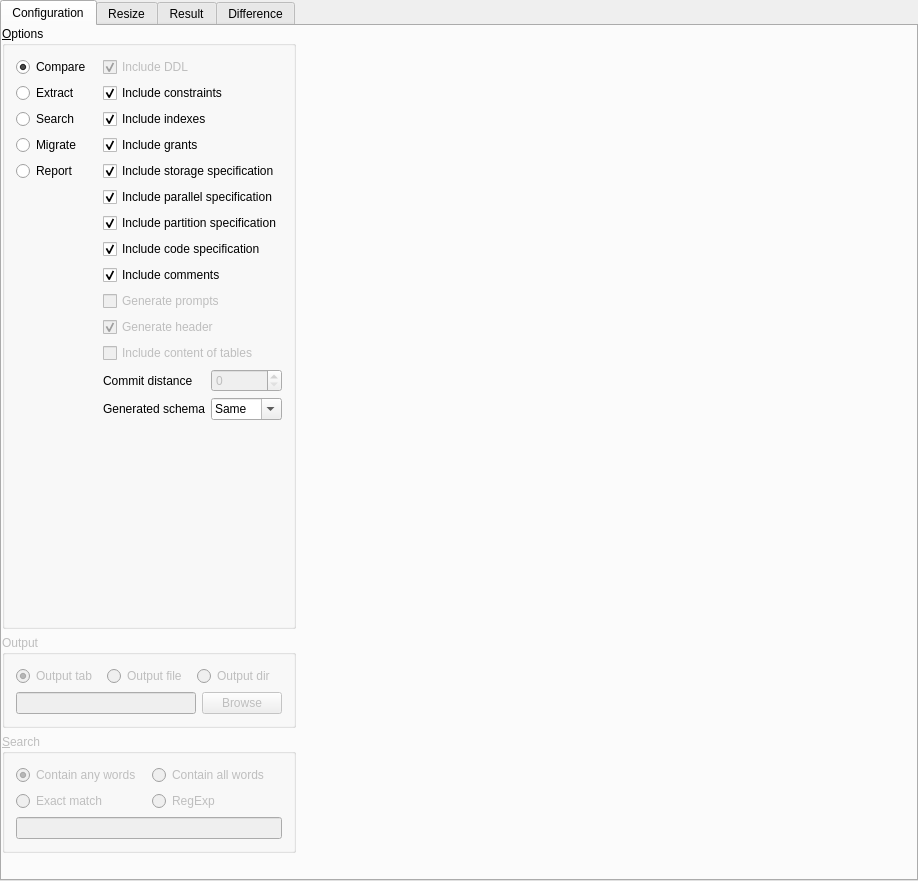
<ui version="4.0" >
 <class>toScriptUI</class>
 <widget class="QWidget" name="toScriptUI" >
  <property name="geometry" >
   <rect>
    <x>0</x>
    <y>0</y>
    <width>918</width>
    <height>881</height>
   </rect>
  </property>
  <property name="sizePolicy" >
   <sizepolicy vsizetype="Preferred" hsizetype="Minimum" >
    <horstretch>0</horstretch>
    <verstretch>0</verstretch>
   </sizepolicy>
  </property>
  <property name="windowTitle" >
   <string/>
  </property>
  <widget class="QTabWidget" name="Tabs" >
   <property name="geometry" >
    <rect>
     <x>0</x>
     <y>0</y>
     <width>918</width>
     <height>881</height>
    </rect>
   </property>
   <property name="currentIndex" >
    <number>0</number>
   </property>
   <widget class="QWidget" name="tab" >
    <property name="geometry" >
     <rect>
      <x>0</x>
      <y>0</y>
      <width>906</width>
      <height>837</height>
     </rect>
    </property>
    <property name="sizePolicy" >
     <sizepolicy vsizetype="Expanding" hsizetype="Expanding" >
      <horstretch>0</horstretch>
      <verstretch>0</verstretch>
     </sizepolicy>
    </property>
    <attribute name="title" >
     <string>Configuration</string>
    </attribute>
    <widget class="QWidget" native="1" name="confContainer" >
     <property name="geometry" >
      <rect>
       <x>0</x>
       <y>0</y>
       <width>453</width>
       <height>827</height>
      </rect>
     </property>
     <layout class="QGridLayout" >
      <item row="0" column="0" >
       <widget class="QGroupBox" name="ModeGroup" >
        <property name="title" >
         <string>&amp;Options</string>
        </property>
        <layout class="QGridLayout" >
         <property name="margin" >
          <number>11</number>
         </property>
         <property name="spacing" >
          <number>6</number>
         </property>
         <item row="0" column="0" >
          <widget class="QRadioButton" name="Compare" >
           <property name="toolTip" >
            <string>Compare two databases or schemas</string>
           </property>
           <property name="text" >
            <string>Compare</string>
           </property>
           <property name="checked" >
            <bool>true</bool>
           </property>
           <property name="buttonGroupId" stdset="0" >
            <number>0</number>
           </property>
          </widget>
         </item>
         <item row="1" column="0" >
          <widget class="QRadioButton" name="Extract" >
           <property name="toolTip" >
            <string>Extract script to recreate database objects.</string>
           </property>
           <property name="text" >
            <string>Extract</string>
           </property>
           <property name="checked" >
            <bool>false</bool>
           </property>
           <property name="buttonGroupId" stdset="0" >
            <number>1</number>
           </property>
          </widget>
         </item>
         <item row="7" column="2" colspan="2" >
          <widget class="QCheckBox" name="IncludeCode" >
           <property name="text" >
            <string>Include code specification</string>
           </property>
           <property name="checked" >
            <bool>true</bool>
           </property>
           <property name="buttonGroupId" stdset="0" >
            <number>10</number>
           </property>
          </widget>
         </item>
         <item row="4" column="2" colspan="2" >
          <widget class="QCheckBox" name="IncludeStorage" >
           <property name="text" >
            <string>Include storage specification</string>
           </property>
           <property name="checked" >
            <bool>true</bool>
           </property>
           <property name="buttonGroupId" stdset="0" >
            <number>10</number>
           </property>
          </widget>
         </item>
         <item row="5" column="2" colspan="2" >
          <widget class="QCheckBox" name="IncludeParallell" >
           <property name="text" >
            <string>Include parallel specification</string>
           </property>
           <property name="checked" >
            <bool>true</bool>
           </property>
           <property name="buttonGroupId" stdset="0" >
            <number>10</number>
           </property>
          </widget>
         </item>
         <item row="6" column="2" colspan="2" >
          <widget class="QCheckBox" name="IncludePartition" >
           <property name="text" >
            <string>Include partition specification</string>
           </property>
           <property name="checked" >
            <bool>true</bool>
           </property>
           <property name="buttonGroupId" stdset="0" >
            <number>10</number>
           </property>
          </widget>
         </item>
         <item row="2" column="2" colspan="2" >
          <widget class="QCheckBox" name="IncludeIndexes" >
           <property name="text" >
            <string>Include indexes</string>
           </property>
           <property name="checked" >
            <bool>true</bool>
           </property>
           <property name="buttonGroupId" stdset="0" >
            <number>10</number>
           </property>
          </widget>
         </item>
         <item row="8" column="2" colspan="2" >
          <widget class="QCheckBox" name="IncludeComment" >
           <property name="enabled" >
            <bool>true</bool>
           </property>
           <property name="text" >
            <string>Include comments</string>
           </property>
           <property name="checked" >
            <bool>true</bool>
           </property>
           <property name="buttonGroupId" stdset="0" >
            <number>10</number>
           </property>
          </widget>
         </item>
         <item row="3" column="2" colspan="2" >
          <widget class="QCheckBox" name="IncludeGrants" >
           <property name="text" >
            <string>Include grants</string>
           </property>
           <property name="checked" >
            <bool>true</bool>
           </property>
           <property name="buttonGroupId" stdset="0" >
            <number>10</number>
           </property>
          </widget>
         </item>
         <item row="1" column="2" colspan="2" >
          <widget class="QCheckBox" name="IncludeConstraints" >
           <property name="text" >
            <string>Include constraints</string>
           </property>
           <property name="checked" >
            <bool>true</bool>
           </property>
           <property name="buttonGroupId" stdset="0" >
            <number>10</number>
           </property>
          </widget>
         </item>
         <item row="0" column="2" colspan="2" >
          <widget class="QCheckBox" name="IncludeDDL" >
           <property name="enabled" >
            <bool>false</bool>
           </property>
           <property name="text" >
            <string>Include DDL</string>
           </property>
           <property name="checked" >
            <bool>true</bool>
           </property>
           <property name="buttonGroupId" stdset="0" >
            <number>10</number>
           </property>
          </widget>
         </item>
         <item row="2" column="0" >
          <widget class="QRadioButton" name="Search" >
           <property name="text" >
            <string>Search</string>
           </property>
           <property name="buttonGroupId" stdset="0" >
            <number>3</number>
           </property>
          </widget>
         </item>
         <item rowspan="15" row="0" column="1" >
          <widget class="Line" name="Line3" />
         </item>
         <item rowspan="10" row="5" column="0" >
          <spacer>
           <property name="orientation" >
            <enum>Qt::Vertical</enum>
           </property>
           <property name="sizeType" >
            <enum>QSizePolicy::Expanding</enum>
           </property>
           <property name="sizeHint" stdset="0" >
            <size>
             <width>20</width>
             <height>20</height>
            </size>
           </property>
          </spacer>
         </item>
         <item row="3" column="0" >
          <widget class="QRadioButton" name="Migrate" >
           <property name="enabled" >
            <bool>true</bool>
           </property>
           <property name="toolTip" >
            <string>Create database scripts to convert schema or database from source to destination</string>
           </property>
           <property name="text" >
            <string>Migrate</string>
           </property>
           <property name="checked" >
            <bool>false</bool>
           </property>
           <property name="buttonGroupId" stdset="0" >
            <number>2</number>
           </property>
          </widget>
         </item>
         <item row="4" column="0" >
          <widget class="QRadioButton" name="Report" >
           <property name="enabled" >
            <bool>true</bool>
           </property>
           <property name="toolTip" >
            <string>Create database scripts to convert schema or database from source to destination</string>
           </property>
           <property name="text" >
            <string>Report</string>
           </property>
           <property name="checked" >
            <bool>false</bool>
           </property>
           <property name="buttonGroupId" stdset="0" >
            <number>4</number>
           </property>
          </widget>
         </item>
         <item row="9" column="2" colspan="2" >
          <widget class="QCheckBox" name="IncludePrompt" >
           <property name="enabled" >
            <bool>false</bool>
           </property>
           <property name="focusPolicy" >
            <enum>Qt::NoFocus</enum>
           </property>
           <property name="toolTip" >
            <string>Generate prompts to display progress in SQLPlus</string>
           </property>
           <property name="text" >
            <string>Generate prompts</string>
           </property>
           <property name="checked" >
            <bool>false</bool>
           </property>
           <property name="buttonGroupId" stdset="0" >
            <number>10</number>
           </property>
          </widget>
         </item>
         <item row="14" column="2" >
          <spacer>
           <property name="orientation" >
            <enum>Qt::Vertical</enum>
           </property>
           <property name="sizeType" >
            <enum>QSizePolicy::Expanding</enum>
           </property>
           <property name="sizeHint" stdset="0" >
            <size>
             <width>20</width>
             <height>20</height>
            </size>
           </property>
          </spacer>
         </item>
         <item row="10" column="2" colspan="2" >
          <widget class="QCheckBox" name="IncludeHeader" >
           <property name="enabled" >
            <bool>false</bool>
           </property>
           <property name="toolTip" >
            <string>Generate header at the top of the script</string>
           </property>
           <property name="text" >
            <string>Generate header</string>
           </property>
           <property name="checked" >
            <bool>true</bool>
           </property>
           <property name="buttonGroupId" stdset="0" >
            <number>10</number>
           </property>
          </widget>
         </item>
         <item row="13" column="3" >
          <widget class="QComboBox" name="Schema" >
           <property name="editable" >
            <bool>true</bool>
           </property>
           <property name="duplicatesEnabled" >
            <bool>false</bool>
           </property>
           <item>
            <property name="text" >
             <string>Same</string>
            </property>
           </item>
           <item>
            <property name="text" >
             <string>None</string>
            </property>
           </item>
          </widget>
         </item>
         <item row="13" column="2" >
          <widget class="QLabel" name="TextLabel3" >
           <property name="toolTip" >
            <string>Select the schema to generate in script</string>
           </property>
           <property name="text" >
            <string>Generated schema</string>
           </property>
           <property name="wordWrap" >
            <bool>false</bool>
           </property>
          </widget>
         </item>
         <item row="11" column="2" colspan="2" >
          <widget class="QCheckBox" name="IncludeContent" >
           <property name="enabled" >
            <bool>false</bool>
           </property>
           <property name="focusPolicy" >
            <enum>Qt::NoFocus</enum>
           </property>
           <property name="text" >
            <string>Include content of tables</string>
           </property>
           <property name="checked" >
            <bool>false</bool>
           </property>
           <property name="buttonGroupId" stdset="0" >
            <number>10</number>
           </property>
          </widget>
         </item>
         <item row="12" column="2" >
          <widget class="QLabel" name="TextLabel1_3" >
           <property name="toolTip" >
            <string>The number of insertstatements to make between each commit (0 means whole table)</string>
           </property>
           <property name="text" >
            <string>Commit distance</string>
           </property>
           <property name="wordWrap" >
            <bool>false</bool>
           </property>
          </widget>
         </item>
         <item row="12" column="3" >
          <widget class="QSpinBox" name="CommitDistance" >
           <property name="enabled" >
            <bool>false</bool>
           </property>
           <property name="maximum" >
            <number>1000000</number>
           </property>
          </widget>
         </item>
        </layout>
       </widget>
      </item>
      <item rowspan="3" row="0" column="1" >
       <widget class="toScriptSchemaWidget" native="1" name="Source" />
      </item>
      <item rowspan="3" row="0" column="2" >
       <widget class="toScriptSchemaWidget" native="1" name="Destination" />
      </item>
      <item row="1" column="0" >
       <widget class="QGroupBox" name="OutputGroup" >
        <property name="enabled" >
         <bool>false</bool>
        </property>
        <property name="title" >
         <string>Output</string>
        </property>
        <layout class="QGridLayout" >
         <property name="margin" >
          <number>11</number>
         </property>
         <property name="spacing" >
          <number>6</number>
         </property>
         <item row="0" column="0" >
          <widget class="QRadioButton" name="OutputTab" >
           <property name="text" >
            <string>Output tab</string>
           </property>
           <property name="checked" >
            <bool>true</bool>
           </property>
           <property name="buttonGroupId" stdset="0" >
            <number>1</number>
           </property>
          </widget>
         </item>
         <item row="0" column="2" >
          <widget class="QRadioButton" name="OutputDir" >
           <property name="focusPolicy" >
            <enum>Qt::NoFocus</enum>
           </property>
           <property name="toolTip" >
            <string>Output to directory so that each object is placed in a different file.</string>
           </property>
           <property name="text" >
            <string>Output dir</string>
           </property>
           <property name="buttonGroupId" stdset="0" >
            <number>3</number>
           </property>
          </widget>
         </item>
         <item row="0" column="1" >
          <widget class="QRadioButton" name="OutputFile" >
           <property name="focusPolicy" >
            <enum>Qt::NoFocus</enum>
           </property>
           <property name="text" >
            <string>Output file</string>
           </property>
          </widget>
         </item>
         <item row="1" column="0" colspan="3" >
          <layout class="QHBoxLayout" >
           <property name="spacing" >
            <number>6</number>
           </property>
           <property name="margin" >
            <number>0</number>
           </property>
           <item>
            <widget class="QLineEdit" name="Filename" >
             <property name="enabled" >
              <bool>false</bool>
             </property>
            </widget>
           </item>
           <item>
            <widget class="QPushButton" name="Browse" >
             <property name="enabled" >
              <bool>false</bool>
             </property>
             <property name="text" >
              <string>Browse</string>
             </property>
            </widget>
           </item>
          </layout>
         </item>
        </layout>
       </widget>
      </item>
      <item row="2" column="0" >
       <widget class="QGroupBox" name="SearchGroup" >
        <property name="enabled" >
         <bool>false</bool>
        </property>
        <property name="title" >
         <string>&amp;Search</string>
        </property>
        <layout class="QGridLayout" >
         <property name="margin" >
          <number>11</number>
         </property>
         <property name="spacing" >
          <number>6</number>
         </property>
         <item row="2" column="0" colspan="2" >
          <widget class="QLineEdit" name="SearchWord" />
         </item>
         <item row="0" column="0" >
          <widget class="QRadioButton" name="AnyWords" >
           <property name="text" >
            <string>Contain any words</string>
           </property>
           <property name="checked" >
            <bool>true</bool>
           </property>
           <property name="buttonGroupId" stdset="0" >
            <number>2</number>
           </property>
          </widget>
         </item>
         <item row="0" column="1" >
          <widget class="QRadioButton" name="AllWords" >
           <property name="focusPolicy" >
            <enum>Qt::NoFocus</enum>
           </property>
           <property name="text" >
            <string>Contain all words</string>
           </property>
           <property name="checked" >
            <bool>false</bool>
           </property>
           <property name="buttonGroupId" stdset="0" >
            <number>1</number>
           </property>
          </widget>
         </item>
         <item row="1" column="1" >
          <widget class="QRadioButton" name="RegExp" >
           <property name="focusPolicy" >
            <enum>Qt::NoFocus</enum>
           </property>
           <property name="text" >
            <string>RegExp</string>
           </property>
           <property name="checked" >
            <bool>false</bool>
           </property>
           <property name="buttonGroupId" stdset="0" >
            <number>3</number>
           </property>
          </widget>
         </item>
         <item row="1" column="0" >
          <widget class="QRadioButton" name="ExactMatch" >
           <property name="focusPolicy" >
            <enum>Qt::NoFocus</enum>
           </property>
           <property name="text" >
            <string>Exact match</string>
           </property>
           <property name="buttonGroupId" stdset="0" >
            <number>4</number>
           </property>
          </widget>
         </item>
        </layout>
       </widget>
      </item>
     </layout>
    </widget>
   </widget>
   <widget class="QWidget" name="ResizeTab" >
    <property name="geometry" >
     <rect>
      <x>0</x>
      <y>0</y>
      <width>906</width>
      <height>837</height>
     </rect>
    </property>
    <attribute name="title" >
     <string>Resize</string>
    </attribute>
    <layout class="QGridLayout" >
     <property name="margin" >
      <number>11</number>
     </property>
     <property name="spacing" >
      <number>6</number>
     </property>
     <item row="0" column="0" >
      <widget class="QGroupBox" name="ButtonGroup2_2" >
       <property name="sizePolicy" >
        <sizepolicy vsizetype="Maximum" hsizetype="Preferred" >
         <horstretch>0</horstretch>
         <verstretch>0</verstretch>
        </sizepolicy>
       </property>
       <property name="title" >
        <string>Script Resize</string>
       </property>
       <layout class="QGridLayout" >
        <property name="margin" >
         <number>11</number>
        </property>
        <property name="spacing" >
         <number>6</number>
        </property>
        <item row="0" column="0" >
         <widget class="QRadioButton" name="DontResize" >
          <property name="text" >
           <string>Don't resize</string>
          </property>
          <property name="checked" >
           <bool>true</bool>
          </property>
         </widget>
        </item>
        <item row="0" column="1" >
         <widget class="QRadioButton" name="AutoResize" >
          <property name="text" >
           <string>Auto resize</string>
          </property>
         </widget>
        </item>
        <item row="0" column="2" >
         <widget class="QRadioButton" name="CustomResize" >
          <property name="text" >
           <string>Custom resize</string>
          </property>
         </widget>
        </item>
       </layout>
      </widget>
     </item>
     <item row="1" column="0" >
      <widget class="QFrame" name="Frame4" >
       <property name="enabled" >
        <bool>false</bool>
       </property>
       <property name="frameShape" >
        <enum>QFrame::NoFrame</enum>
       </property>
       <property name="frameShadow" >
        <enum>QFrame::Plain</enum>
       </property>
       <layout class="QGridLayout" >
        <property name="margin" >
         <number>11</number>
        </property>
        <property name="spacing" >
         <number>6</number>
        </property>
        <item row="3" column="0" >
         <spacer>
          <property name="orientation" >
           <enum>Qt::Vertical</enum>
          </property>
          <property name="sizeType" >
           <enum>QSizePolicy::Expanding</enum>
          </property>
          <property name="sizeHint" stdset="0" >
           <size>
            <width>20</width>
            <height>20</height>
           </size>
          </property>
         </spacer>
        </item>
        <item rowspan="4" row="0" column="2" colspan="2" >
         <widget class="toTreeWidget" name="Sizes" >
          <property name="allColumnsShowFocus" >
           <bool>true</bool>
          </property>
          <column>
           <property name="text" >
            <string>Limit</string>
           </property>
          </column>
          <column>
           <property name="text" >
            <string>Initial</string>
           </property>
          </column>
          <column>
           <property name="text" >
            <string>Next</string>
           </property>
          </column>
         </widget>
        </item>
        <item row="0" column="0" colspan="2" >
         <widget class="toFilesize" native="1" name="Limit" >
          <property name="focusPolicy" >
           <enum>Qt::TabFocus</enum>
          </property>
         </widget>
        </item>
        <item row="1" column="0" colspan="2" >
         <widget class="toFilesize" native="1" name="Initial" >
          <property name="focusPolicy" >
           <enum>Qt::TabFocus</enum>
          </property>
         </widget>
        </item>
        <item row="2" column="0" colspan="2" >
         <widget class="toFilesize" native="1" name="Next" >
          <property name="focusPolicy" >
           <enum>Qt::TabFocus</enum>
          </property>
         </widget>
        </item>
        <item row="4" column="1" >
         <widget class="QPushButton" name="AddButton" >
          <property name="sizePolicy" >
           <sizepolicy vsizetype="Fixed" hsizetype="Fixed" >
            <horstretch>0</horstretch>
            <verstretch>0</verstretch>
           </sizepolicy>
          </property>
          <property name="text" >
           <string>&amp;Add</string>
          </property>
          <property name="default" >
           <bool>true</bool>
          </property>
         </widget>
        </item>
        <item row="4" column="3" >
         <widget class="QPushButton" name="Remove" >
          <property name="sizePolicy" >
           <sizepolicy vsizetype="Fixed" hsizetype="Fixed" >
            <horstretch>0</horstretch>
            <verstretch>0</verstretch>
           </sizepolicy>
          </property>
          <property name="text" >
           <string>&amp;Remove</string>
          </property>
         </widget>
        </item>
        <item row="4" column="0" >
         <spacer>
          <property name="orientation" >
           <enum>Qt::Horizontal</enum>
          </property>
          <property name="sizeType" >
           <enum>QSizePolicy::Minimum</enum>
          </property>
          <property name="sizeHint" stdset="0" >
           <size>
            <width>20</width>
            <height>20</height>
           </size>
          </property>
         </spacer>
        </item>
        <item row="4" column="2" >
         <spacer>
          <property name="orientation" >
           <enum>Qt::Horizontal</enum>
          </property>
          <property name="sizeType" >
           <enum>QSizePolicy::Expanding</enum>
          </property>
          <property name="sizeHint" stdset="0" >
           <size>
            <width>20</width>
            <height>20</height>
           </size>
          </property>
         </spacer>
        </item>
       </layout>
      </widget>
     </item>
    </layout>
   </widget>
   <widget class="QWidget" name="ResultTab" >
    <property name="geometry" >
     <rect>
      <x>0</x>
      <y>0</y>
      <width>906</width>
      <height>837</height>
     </rect>
    </property>
    <attribute name="title" >
     <string>Result</string>
    </attribute>
   </widget>
   <widget class="QWidget" name="DifferenceTab" >
    <property name="geometry" >
     <rect>
      <x>0</x>
      <y>0</y>
      <width>906</width>
      <height>837</height>
     </rect>
    </property>
    <attribute name="title" >
     <string>Difference</string>
    </attribute>
   </widget>
  </widget>
 </widget>
 <customwidgets>
  <customwidget>
   <class>toTreeWidget</class>
   <extends>QTreeWidget</extends>
   <header>core/totreewidget.h</header>
  </customwidget>
  <customwidget>
   <class>toFilesize</class>
   <extends>QWidget</extends>
   <header>tools/tofilesize.h</header>
  </customwidget>
  <customwidget>
   <class>toScriptSchemaWidget</class>
   <extends>QWidget</extends>
   <header>tools/toscriptschemawidget.h</header>
   <container>1</container>
  </customwidget>
 </customwidgets>
 <tabstops>
  <tabstop>Tabs</tabstop>
  <tabstop>Compare</tabstop>
  <tabstop>IncludeDDL</tabstop>
  <tabstop>IncludeConstraints</tabstop>
  <tabstop>IncludeIndexes</tabstop>
  <tabstop>IncludeGrants</tabstop>
  <tabstop>IncludeStorage</tabstop>
  <tabstop>IncludeParallell</tabstop>
  <tabstop>IncludePartition</tabstop>
  <tabstop>IncludeCode</tabstop>
  <tabstop>IncludeComment</tabstop>
  <tabstop>IncludeContent</tabstop>
  <tabstop>IncludePrompt</tabstop>
  <tabstop>IncludeHeader</tabstop>
  <tabstop>Schema</tabstop>
  <tabstop>OutputTab</tabstop>
  <tabstop>Filename</tabstop>
  <tabstop>Browse</tabstop>
  <tabstop>AnyWords</tabstop>
  <tabstop>SearchWord</tabstop>
  <tabstop>OutputFile</tabstop>
  <tabstop>DontResize</tabstop>
  <tabstop>AutoResize</tabstop>
  <tabstop>CustomResize</tabstop>
  <tabstop>Limit</tabstop>
  <tabstop>Initial</tabstop>
  <tabstop>Next</tabstop>
  <tabstop>Sizes</tabstop>
  <tabstop>AddButton</tabstop>
  <tabstop>Remove</tabstop>
  <tabstop>ExactMatch</tabstop>
  <tabstop>RegExp</tabstop>
  <tabstop>Extract</tabstop>
  <tabstop>Migrate</tabstop>
  <tabstop>AllWords</tabstop>
  <tabstop>OutputDir</tabstop>
 </tabstops>
 <resources/>
 <connections>
  <connection>
   <sender>CustomResize</sender>
   <signal>toggled(bool)</signal>
   <receiver>Frame4</receiver>
   <slot>setEnabled(bool)</slot>
   <hints>
    <hint type="sourcelabel" >
     <x>20</x>
     <y>20</y>
    </hint>
    <hint type="destinationlabel" >
     <x>20</x>
     <y>20</y>
    </hint>
   </hints>
  </connection>
  <connection>
   <sender>Search</sender>
   <signal>toggled(bool)</signal>
   <receiver>Schema</receiver>
   <slot>setDisabled(bool)</slot>
   <hints>
    <hint type="sourcelabel" >
     <x>20</x>
     <y>20</y>
    </hint>
    <hint type="destinationlabel" >
     <x>20</x>
     <y>20</y>
    </hint>
   </hints>
  </connection>
  <connection>
   <sender>IncludeDDL</sender>
   <signal>toggled(bool)</signal>
   <receiver>IncludeConstraints</receiver>
   <slot>setEnabled(bool)</slot>
   <hints>
    <hint type="sourcelabel" >
     <x>20</x>
     <y>20</y>
    </hint>
    <hint type="destinationlabel" >
     <x>20</x>
     <y>20</y>
    </hint>
   </hints>
  </connection>
  <connection>
   <sender>IncludeDDL</sender>
   <signal>toggled(bool)</signal>
   <receiver>IncludeIndexes</receiver>
   <slot>setEnabled(bool)</slot>
   <hints>
    <hint type="sourcelabel" >
     <x>20</x>
     <y>20</y>
    </hint>
    <hint type="destinationlabel" >
     <x>20</x>
     <y>20</y>
    </hint>
   </hints>
  </connection>
  <connection>
   <sender>IncludeDDL</sender>
   <signal>toggled(bool)</signal>
   <receiver>IncludeGrants</receiver>
   <slot>setEnabled(bool)</slot>
   <hints>
    <hint type="sourcelabel" >
     <x>20</x>
     <y>20</y>
    </hint>
    <hint type="destinationlabel" >
     <x>20</x>
     <y>20</y>
    </hint>
   </hints>
  </connection>
  <connection>
   <sender>IncludeDDL</sender>
   <signal>toggled(bool)</signal>
   <receiver>IncludeStorage</receiver>
   <slot>setEnabled(bool)</slot>
   <hints>
    <hint type="sourcelabel" >
     <x>20</x>
     <y>20</y>
    </hint>
    <hint type="destinationlabel" >
     <x>20</x>
     <y>20</y>
    </hint>
   </hints>
  </connection>
  <connection>
   <sender>IncludeDDL</sender>
   <signal>toggled(bool)</signal>
   <receiver>IncludeParallell</receiver>
   <slot>setEnabled(bool)</slot>
   <hints>
    <hint type="sourcelabel" >
     <x>20</x>
     <y>20</y>
    </hint>
    <hint type="destinationlabel" >
     <x>20</x>
     <y>20</y>
    </hint>
   </hints>
  </connection>
  <connection>
   <sender>IncludeDDL</sender>
   <signal>toggled(bool)</signal>
   <receiver>IncludeComment</receiver>
   <slot>setEnabled(bool)</slot>
   <hints>
    <hint type="sourcelabel" >
     <x>20</x>
     <y>20</y>
    </hint>
    <hint type="destinationlabel" >
     <x>20</x>
     <y>20</y>
    </hint>
   </hints>
  </connection>
  <connection>
   <sender>IncludeDDL</sender>
   <signal>toggled(bool)</signal>
   <receiver>IncludeCode</receiver>
   <slot>setEnabled(bool)</slot>
   <hints>
    <hint type="sourcelabel" >
     <x>20</x>
     <y>20</y>
    </hint>
    <hint type="destinationlabel" >
     <x>20</x>
     <y>20</y>
    </hint>
   </hints>
  </connection>
  <connection>
   <sender>IncludeDDL</sender>
   <signal>toggled(bool)</signal>
   <receiver>IncludePartition</receiver>
   <slot>setEnabled(bool)</slot>
   <hints>
    <hint type="sourcelabel" >
     <x>20</x>
     <y>20</y>
    </hint>
    <hint type="destinationlabel" >
     <x>20</x>
     <y>20</y>
    </hint>
   </hints>
  </connection>
  <connection>
   <sender>Search</sender>
   <signal>toggled(bool)</signal>
   <receiver>SearchGroup</receiver>
   <slot>setEnabled(bool)</slot>
   <hints>
    <hint type="sourcelabel" >
     <x>20</x>
     <y>20</y>
    </hint>
    <hint type="destinationlabel" >
     <x>20</x>
     <y>20</y>
    </hint>
   </hints>
  </connection>
  <connection>
   <sender>OutputTab</sender>
   <signal>toggled(bool)</signal>
   <receiver>Filename</receiver>
   <slot>setDisabled(bool)</slot>
   <hints>
    <hint type="sourcelabel" >
     <x>20</x>
     <y>20</y>
    </hint>
    <hint type="destinationlabel" >
     <x>20</x>
     <y>20</y>
    </hint>
   </hints>
  </connection>
  <connection>
   <sender>OutputTab</sender>
   <signal>toggled(bool)</signal>
   <receiver>Browse</receiver>
   <slot>setDisabled(bool)</slot>
   <hints>
    <hint type="sourcelabel" >
     <x>20</x>
     <y>20</y>
    </hint>
    <hint type="destinationlabel" >
     <x>20</x>
     <y>20</y>
    </hint>
   </hints>
  </connection>
  <connection>
   <sender>Extract</sender>
   <signal>toggled(bool)</signal>
   <receiver>OutputDir</receiver>
   <slot>setEnabled(bool)</slot>
   <hints>
    <hint type="sourcelabel" >
     <x>20</x>
     <y>20</y>
    </hint>
    <hint type="destinationlabel" >
     <x>20</x>
     <y>20</y>
    </hint>
   </hints>
  </connection>
  <connection>
   <sender>IncludeContent</sender>
   <signal>toggled(bool)</signal>
   <receiver>CommitDistance</receiver>
   <slot>setEnabled(bool)</slot>
   <hints>
    <hint type="sourcelabel" >
     <x>20</x>
     <y>20</y>
    </hint>
    <hint type="destinationlabel" >
     <x>20</x>
     <y>20</y>
    </hint>
   </hints>
  </connection>
 </connections>
</ui>
